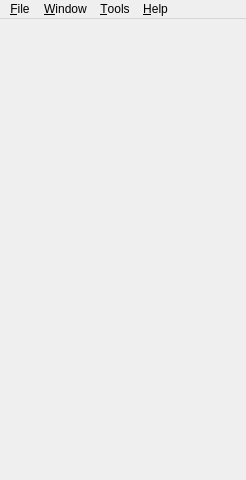
<?xml version="1.0" encoding="UTF-8"?>
<ui version="4.0">
 <class>mvme</class>
 <widget class="QMainWindow" name="mvme">
  <property name="geometry">
   <rect>
    <x>0</x>
    <y>0</y>
    <width>246</width>
    <height>480</height>
   </rect>
  </property>
  <property name="windowTitle">
   <string>mvme</string>
  </property>
  <widget class="QWidget" name="centralWidget">
   <layout class="QVBoxLayout" name="verticalLayout"/>
  </widget>
  <widget class="QMenuBar" name="menuBar">
   <property name="geometry">
    <rect>
     <x>0</x>
     <y>0</y>
     <width>246</width>
     <height>19</height>
    </rect>
   </property>
   <widget class="QMenu" name="menuFile">
    <property name="title">
     <string>&amp;File</string>
    </property>
    <addaction name="actionNewWorkspace"/>
    <addaction name="actionOpenWorkspace"/>
    <addaction name="separator"/>
    <addaction name="actionNewVMEConfig"/>
    <addaction name="actionOpenVMEConfig"/>
    <addaction name="actionSaveVMEConfig"/>
    <addaction name="actionSaveVMEConfigAs"/>
    <addaction name="separator"/>
    <addaction name="actionOpenListfile"/>
    <addaction name="actionCloseListfile"/>
    <addaction name="separator"/>
    <addaction name="actionQuit"/>
   </widget>
   <widget class="QMenu" name="menuHelp">
    <property name="title">
     <string>&amp;Help</string>
    </property>
    <addaction name="separator"/>
    <addaction name="actionVMEScriptRef"/>
    <addaction name="separator"/>
    <addaction name="actionAbout_mvme"/>
    <addaction name="actionAbout_Qt"/>
    <addaction name="actionCheck_for_updates"/>
   </widget>
   <widget class="QMenu" name="menuWindow">
    <property name="title">
     <string>&amp;Window</string>
    </property>
    <addaction name="actionMainWindow"/>
    <addaction name="actionAnalysis_UI"/>
    <addaction name="actionLog_Window"/>
    <addaction name="separator"/>
    <addaction name="separator"/>
   </widget>
   <widget class="QMenu" name="menu_Tools">
    <property name="title">
     <string>&amp;Tools</string>
    </property>
    <addaction name="actionVME_Debug"/>
    <addaction name="actionImport_Histo1D"/>
    <addaction name="actionVMUSB_Firmware_Update"/>
    <addaction name="actionTemplate_Info"/>
   </widget>
   <addaction name="menuFile"/>
   <addaction name="menuWindow"/>
   <addaction name="menu_Tools"/>
   <addaction name="menuHelp"/>
  </widget>
  <widget class="QStatusBar" name="statusBar">
   <property name="sizeGripEnabled">
    <bool>false</bool>
   </property>
  </widget>
  <action name="actionQuit">
   <property name="text">
    <string>&amp;Quit</string>
   </property>
   <property name="shortcut">
    <string>Ctrl+Q</string>
   </property>
   <property name="shortcutContext">
    <enum>Qt::ApplicationShortcut</enum>
   </property>
  </action>
  <action name="actionNew_Display">
   <property name="text">
    <string>New Display</string>
   </property>
  </action>
  <action name="actionClose">
   <property name="text">
    <string>Close</string>
   </property>
  </action>
  <action name="actionAbout_mvme">
   <property name="icon">
    <iconset resource="resources.qrc">
     <normaloff>:/window_icon.png</normaloff>:/window_icon.png</iconset>
   </property>
   <property name="text">
    <string>&amp;About mvme</string>
   </property>
  </action>
  <action name="actionTile">
   <property name="text">
    <string>&amp;Tile</string>
   </property>
  </action>
  <action name="actionCascade">
   <property name="text">
    <string>&amp;Cascade</string>
   </property>
  </action>
  <action name="actionSaveVMEConfig">
   <property name="icon">
    <iconset resource="resources.qrc">
     <normaloff>:/document-save.png</normaloff>:/document-save.png</iconset>
   </property>
   <property name="text">
    <string>Save VME Config</string>
   </property>
   <property name="iconText">
    <string>Save</string>
   </property>
  </action>
  <action name="actionOpenVMEConfig">
   <property name="icon">
    <iconset resource="resources.qrc">
     <normaloff>:/document-open.png</normaloff>:/document-open.png</iconset>
   </property>
   <property name="text">
    <string>Open VME Config</string>
   </property>
   <property name="iconText">
    <string>Open</string>
   </property>
   <property name="toolTip">
    <string>Open VME Config</string>
   </property>
  </action>
  <action name="actionSaveVMEConfigAs">
   <property name="icon">
    <iconset resource="resources.qrc">
     <normaloff>:/document-save-as.png</normaloff>:/document-save-as.png</iconset>
   </property>
   <property name="text">
    <string>Save VME Config As</string>
   </property>
   <property name="iconText">
    <string>Save As</string>
   </property>
   <property name="toolTip">
    <string>Save VME Config As</string>
   </property>
  </action>
  <action name="actionNewVMEConfig">
   <property name="icon">
    <iconset resource="resources.qrc">
     <normaloff>:/document-new.png</normaloff>:/document-new.png</iconset>
   </property>
   <property name="text">
    <string>New VME Config</string>
   </property>
   <property name="iconText">
    <string>New</string>
   </property>
   <property name="toolTip">
    <string>New VME Config</string>
   </property>
  </action>
  <action name="actionShowLogWindow">
   <property name="text">
    <string>Show Log</string>
   </property>
  </action>
  <action name="actionOpenListfile">
   <property name="text">
    <string>Open Listfile</string>
   </property>
  </action>
  <action name="actionClose_Config">
   <property name="text">
    <string>Close Config</string>
   </property>
  </action>
  <action name="actionCloseListfile">
   <property name="text">
    <string>Close Listfile</string>
   </property>
  </action>
  <action name="actionVME_Debug">
   <property name="text">
    <string>VME Debug Window</string>
   </property>
   <property name="shortcut">
    <string>Ctrl+4</string>
   </property>
   <property name="shortcutContext">
    <enum>Qt::ApplicationShortcut</enum>
   </property>
  </action>
  <action name="actionMesytec_Diagnostics">
   <property name="text">
    <string>Mesytec Diagnostics</string>
   </property>
  </action>
  <action name="actionAbout_Qt">
   <property name="text">
    <string>About &amp;Qt</string>
   </property>
  </action>
  <action name="actionVMEScriptRef">
   <property name="icon">
    <iconset resource="resources.qrc">
     <normaloff>:/help.png</normaloff>:/help.png</iconset>
   </property>
   <property name="text">
    <string>&amp;VME Script Reference</string>
   </property>
   <property name="iconText">
    <string>Script Help</string>
   </property>
  </action>
  <action name="actionOpenWorkspace">
   <property name="text">
    <string>Open Workspace</string>
   </property>
  </action>
  <action name="actionNewWorkspace">
   <property name="text">
    <string>New Workspace</string>
   </property>
  </action>
  <action name="actionImport_Histo1D">
   <property name="text">
    <string>Import Histo1D</string>
   </property>
  </action>
  <action name="actionAnalysis_UI">
   <property name="text">
    <string>Analysis UI</string>
   </property>
   <property name="shortcut">
    <string>Ctrl+2</string>
   </property>
   <property name="shortcutContext">
    <enum>Qt::ApplicationShortcut</enum>
   </property>
  </action>
  <action name="actionLog_Window">
   <property name="text">
    <string>Log Window</string>
   </property>
   <property name="shortcut">
    <string>Ctrl+3</string>
   </property>
   <property name="shortcutContext">
    <enum>Qt::ApplicationShortcut</enum>
   </property>
  </action>
  <action name="actionMainWindow">
   <property name="text">
    <string>Main Window</string>
   </property>
   <property name="shortcut">
    <string>Ctrl+1</string>
   </property>
   <property name="shortcutContext">
    <enum>Qt::ApplicationShortcut</enum>
   </property>
  </action>
  <action name="actionVMUSB_Firmware_Update">
   <property name="text">
    <string>VM-USB Firmware Update</string>
   </property>
  </action>
  <action name="actionTemplate_Info">
   <property name="text">
    <string>VME/Analysis Template Info</string>
   </property>
  </action>
  <action name="actionCheck_for_updates">
   <property name="text">
    <string>Check for updates</string>
   </property>
  </action>
 </widget>
 <layoutdefault spacing="6" margin="11"/>
 <resources>
  <include location="resources.qrc"/>
 </resources>
 <connections>
  <connection>
   <sender>actionAbout_mvme</sender>
   <signal>triggered()</signal>
   <receiver>mvme</receiver>
   <slot>displayAbout()</slot>
   <hints>
    <hint type="sourcelabel">
     <x>-1</x>
     <y>-1</y>
    </hint>
    <hint type="destinationlabel">
     <x>516</x>
     <y>353</y>
    </hint>
   </hints>
  </connection>
  <connection>
   <sender>actionAbout_Qt</sender>
   <signal>triggered()</signal>
   <receiver>mvme</receiver>
   <slot>displayAboutQt()</slot>
   <hints>
    <hint type="sourcelabel">
     <x>-1</x>
     <y>-1</y>
    </hint>
    <hint type="destinationlabel">
     <x>516</x>
     <y>353</y>
    </hint>
   </hints>
  </connection>
  <connection>
   <sender>actionQuit</sender>
   <signal>triggered()</signal>
   <receiver>mvme</receiver>
   <slot>close()</slot>
   <hints>
    <hint type="sourcelabel">
     <x>-1</x>
     <y>-1</y>
    </hint>
    <hint type="destinationlabel">
     <x>516</x>
     <y>353</y>
    </hint>
   </hints>
  </connection>
 </connections>
 <slots>
  <slot>displayAbout()</slot>
  <slot>createNewHistogram()</slot>
  <slot>tile()</slot>
  <slot>cascade()</slot>
  <slot>createNewChannelSpectrogram()</slot>
  <slot>displayAboutQt()</slot>
 </slots>
</ui>
